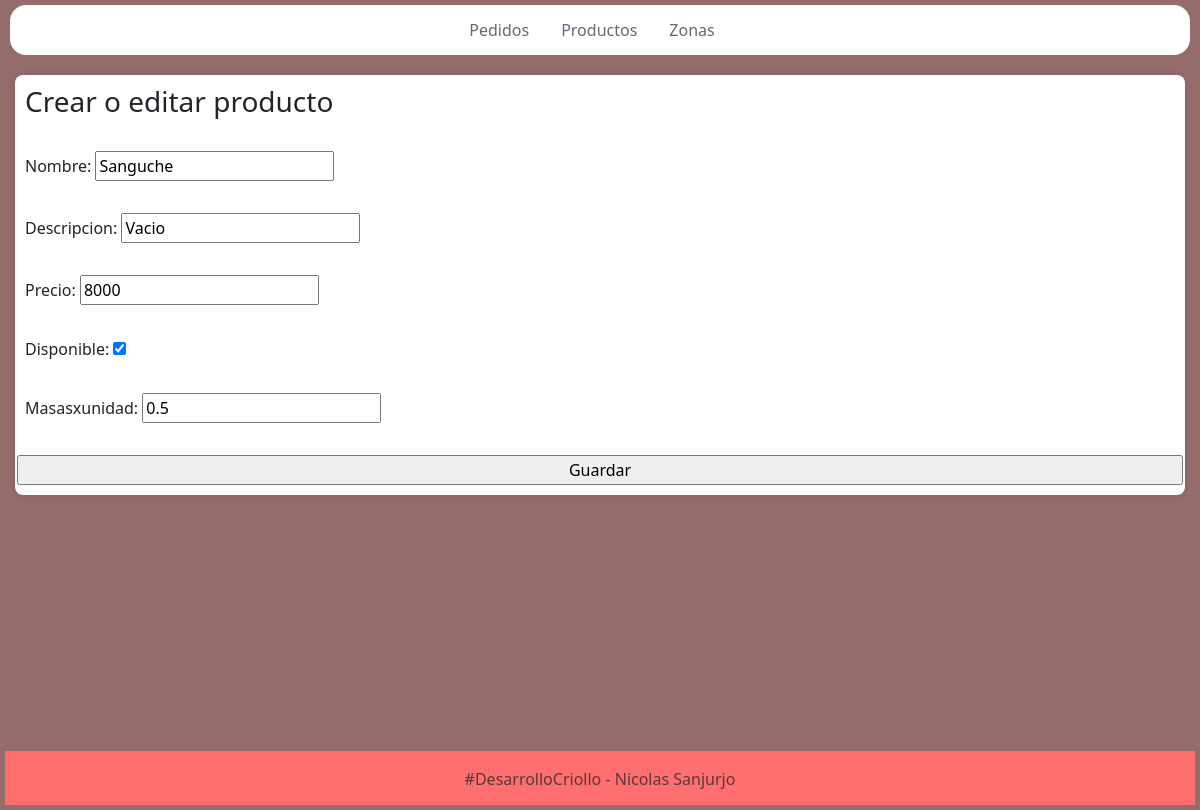
The app's page /gestionargalponcito/productos/update_pro/17/ with its own data.
### productos/models.py (models this page shows, shortened)
class Producto(models.Model):
    nombre = models.CharField(max_length=75)
    descripcion = models.CharField(max_length=200)
    precio = models.IntegerField()
    disponible = models.BooleanField()
    masasxunidad = models.DecimalField(decimal_places=1, max_digits=4)

### productos/views.py (the view)
# urls.py: path('update_pro/<int:pk>/', views.update_pro, name='update_pro'),
def update_pro(request, pk):
    producto = get_object_or_404(Producto, pk=pk)
    if request.method == 'POST':
        formulario = FormProductoEdit(request.POST, instance=producto)
        if formulario.is_valid():
            formulario.save()
            return redirect('Productos')
    else:
        formulario = FormProductoEdit(instance=producto)
    return render(request, 'productos/form_productos.html', {'form': formulario})

### productos/forms.py
class FormProductoEdit(forms.ModelForm):
    class Meta:
        model = Producto
        fields = '__all__'

### templates/productos/form_productos.html (shortened to what this page needs)
{% extends "gestion/index.html" %}
{% load static %}
{% block content %}
<div id="contenedor">
<h3>Crear o editar producto</h3>
    <form class="row g-3 mt-3" action="" method="POST">
        {{ form.as_p }}
        <input type="submit" value="Guardar">
    </form>
</div>
{% endblock content %}

### static/css/index_styles.css (style rules this page uses)
body { position: relative; background-color: rgba(78, 11, 11, 0.6); margin: 5px; min-height: 100vh; }
#contenedor { margin-top: 20px; margin-left: 10px; margin-right: 10px; background-color: #fff; padding: 20px; border-radius: 8px; box-shadow: 0px 0px 10px rgba(0, 0, 0, 0.1); }
#contenedor { overflow-x: auto; padding: 10px; }

### records on screen
Producto: nombre "Sanguche", descripcion "Vacio", precio "8000", disponible "☑", masasxunidad "0.5"
